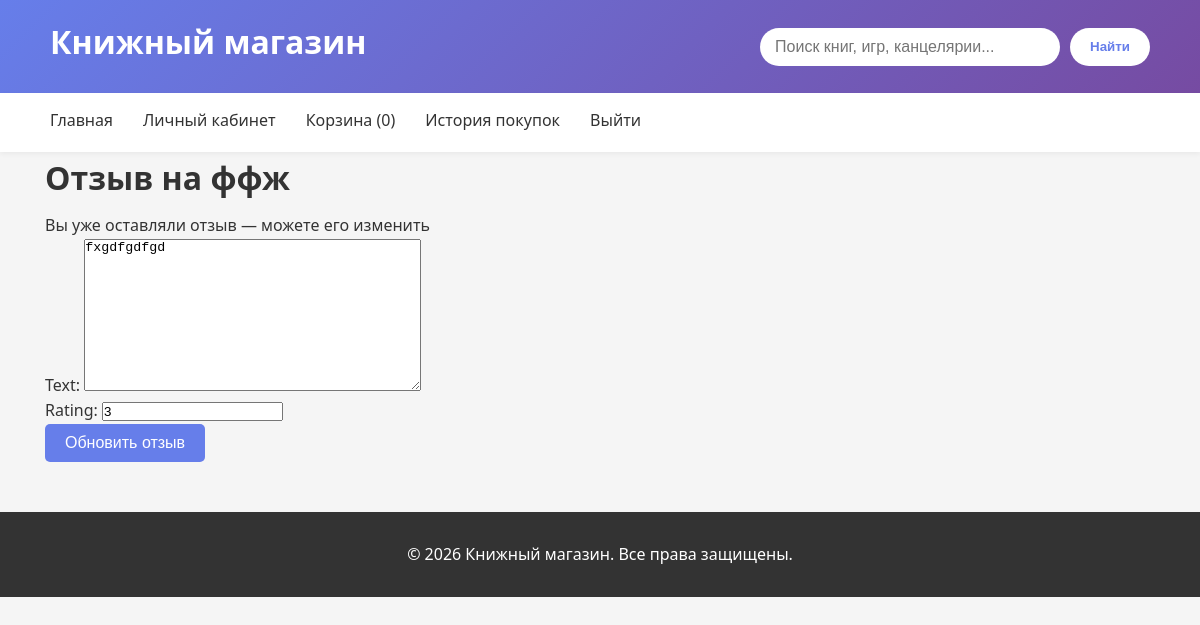
/product/10/review/ (signed in), run on an earlier commit of the app's database.
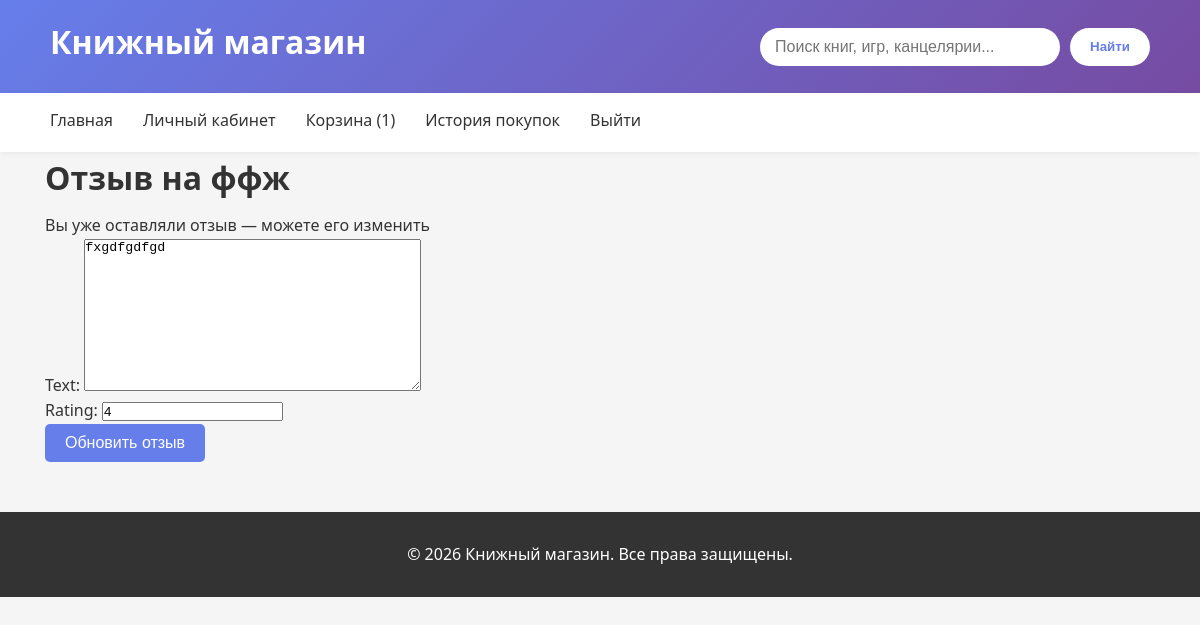
And on a later commit of the database.
### shop/models.py (models this page shows, shortened)
class Review(models.Model):
    product = models.ForeignKey(Product, on_delete=models.CASCADE, related_name='reviews')
    buyer = models.ForeignKey('account.Buyer', on_delete=models.CASCADE, related_name='reviews')
    text = models.TextField()
    rating = models.PositiveSmallIntegerField(
        validators=[MinValueValidator(1), MaxValueValidator(5)]
    )
    created = models.DateTimeField(auto_now_add=True)
    class Meta:
        constraints = [
            models.UniqueConstraint(
                fields=['product', 'buyer'],
                name='unique_review_per_buyer'
            )
        ]

### shop/views.py (the view)
# urls.py: path('product/<int:product_id>/review/', views.add_review, name='add_review'),
def add_review(request, product_id):
    product = get_object_or_404(Product, id=product_id)
    buyer = getattr(request.user, 'buyer', None)
    if not buyer:
        return redirect('account:login')
    review = Review.objects.filter(product=product, buyer=buyer).first()
    if request.method == 'POST':
        form = ReviewForm(request.POST, instance=review)
        if form.is_valid():
            obj = form.save(commit=False)
            obj.product = product
            obj.buyer = buyer
            obj.save()
            return redirect(product.get_absolute_url())
    else:
        form = ReviewForm(instance=review)
    return render(request, 'shop/review_form.html', {
        'form': form,
        'product': product,
        'review': review,
    })

### shop/forms.py
class ReviewForm(forms.ModelForm):
    class Meta:
        model = Review
        fields = ['text', 'rating']

### cart/context_processors.py (called while the page is built)
def cart(request):
    if request.user.is_authenticated:
        buyer = getattr(request.user, 'buyer', None)
        if buyer:
            count = Cart.objects.filter(
                buyer=buyer
            ).aggregate(
                total=Sum('quantity')
            )['total'] or 0
        else:
            count = 0
    else:
        count = 0
    return {
        'cart_item_count': count
    }

### shop/templates/shop/review_form.html (shortened to what this page needs)
{% extends 'shop/base.html' %}
{% block content %}
<div class="review-form">
    <h1>Отзыв на {{ product.name }}</h1>
    {% if review %}
        <div class="notice">
            Вы уже оставляли отзыв — можете его изменить
        </div>
    {% endif %}
    <form method="post">
        {{ form.as_p }}
        <button type="submit" class="btn">
            {% if review %}
                Обновить отзыв
            {% else %}
                Отправить отзыв
            {% endif %}
        </button>
    </form>
</div>
{% endblock %}

What changed in the data, as far as the page shows it:
changed Review "fxgdfgdfgd": rating "3" → "4"
Also different on the page:
{{ cart_item_count }}: "0" → "1"
